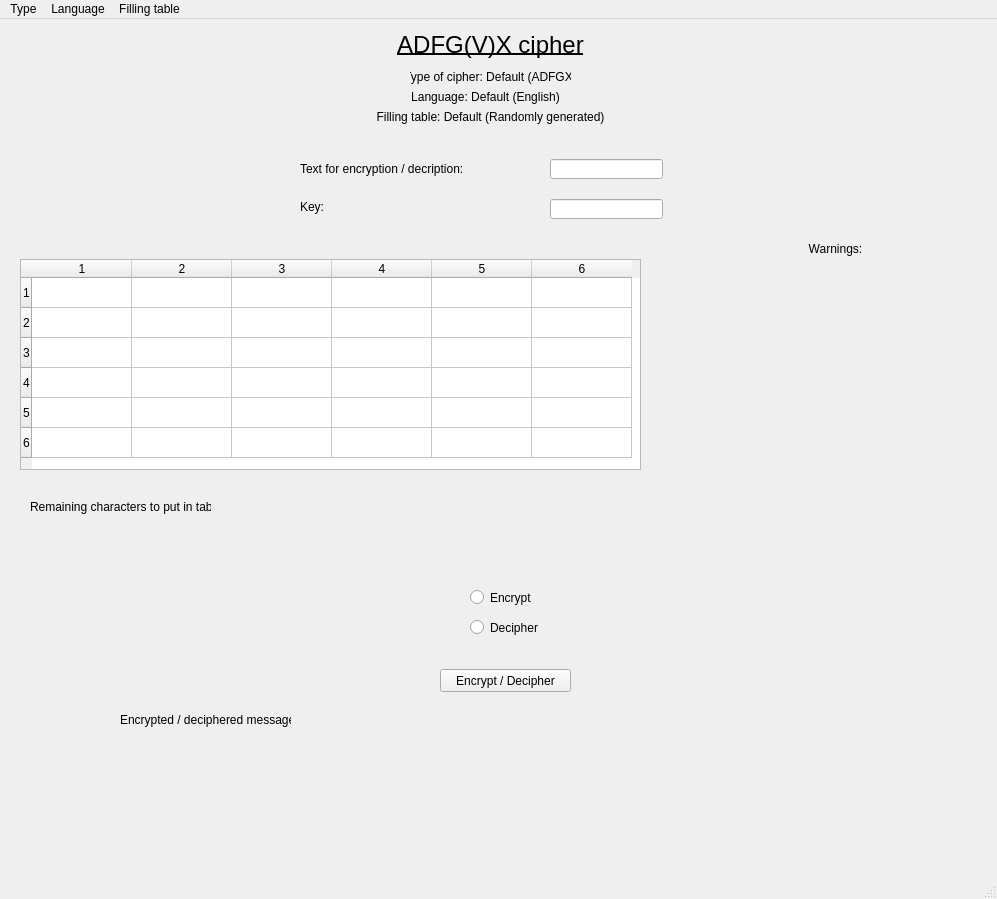
<?xml version="1.0" encoding="UTF-8"?>
<ui version="4.0">
 <class>MainWindow</class>
 <widget class="QMainWindow" name="MainWindow">
  <property name="geometry">
   <rect>
    <x>0</x>
    <y>0</y>
    <width>997</width>
    <height>899</height>
   </rect>
  </property>
  <property name="windowTitle">
   <string>MainWindow</string>
  </property>
  <widget class="QWidget" name="centralwidget">
   <widget class="QLabel" name="title">
    <property name="geometry">
     <rect>
      <x>390</x>
      <y>0</y>
      <width>201</width>
      <height>51</height>
     </rect>
    </property>
    <property name="font">
     <font>
      <pointsize>18</pointsize>
      <underline>true</underline>
     </font>
    </property>
    <property name="text">
     <string>ADFG(V)X cipher</string>
    </property>
    <property name="alignment">
     <set>Qt::AlignCenter</set>
    </property>
   </widget>
   <widget class="QLabel" name="label">
    <property name="geometry">
     <rect>
      <x>300</x>
      <y>140</y>
      <width>181</width>
      <height>20</height>
     </rect>
    </property>
    <property name="text">
     <string>Text for encryption / decription:</string>
    </property>
   </widget>
   <widget class="QLabel" name="label_2">
    <property name="geometry">
     <rect>
      <x>300</x>
      <y>180</y>
      <width>91</width>
      <height>16</height>
     </rect>
    </property>
    <property name="text">
     <string>Key:</string>
    </property>
   </widget>
   <widget class="QLineEdit" name="messageInput">
    <property name="geometry">
     <rect>
      <x>550</x>
      <y>140</y>
      <width>113</width>
      <height>20</height>
     </rect>
    </property>
   </widget>
   <widget class="QLineEdit" name="keyInput">
    <property name="geometry">
     <rect>
      <x>550</x>
      <y>180</y>
      <width>113</width>
      <height>20</height>
     </rect>
    </property>
   </widget>
   <widget class="QTableWidget" name="tableWidget">
    <property name="geometry">
     <rect>
      <x>20</x>
      <y>240</y>
      <width>621</width>
      <height>211</height>
     </rect>
    </property>
    <property name="rowCount">
     <number>6</number>
    </property>
    <property name="columnCount">
     <number>6</number>
    </property>
    <row/>
    <row/>
    <row/>
    <row/>
    <row/>
    <row/>
    <column/>
    <column/>
    <column/>
    <column/>
    <column/>
    <column/>
   </widget>
   <widget class="QLabel" name="label_3">
    <property name="geometry">
     <rect>
      <x>120</x>
      <y>690</y>
      <width>171</width>
      <height>21</height>
     </rect>
    </property>
    <property name="text">
     <string>Encrypted / deciphered message:</string>
    </property>
   </widget>
   <widget class="QLabel" name="cipherResult">
    <property name="geometry">
     <rect>
      <x>310</x>
      <y>690</y>
      <width>611</width>
      <height>111</height>
     </rect>
    </property>
    <property name="text">
     <string/>
    </property>
    <property name="alignment">
     <set>Qt::AlignHCenter|Qt::AlignTop</set>
    </property>
   </widget>
   <widget class="QLabel" name="language_label">
    <property name="geometry">
     <rect>
      <x>410</x>
      <y>70</y>
      <width>151</width>
      <height>16</height>
     </rect>
    </property>
    <property name="text">
     <string>Language: Default (English)</string>
    </property>
    <property name="alignment">
     <set>Qt::AlignCenter</set>
    </property>
   </widget>
   <widget class="QLabel" name="type_label">
    <property name="geometry">
     <rect>
      <x>410</x>
      <y>50</y>
      <width>161</width>
      <height>16</height>
     </rect>
    </property>
    <property name="text">
     <string>Type of cipher: Default (ADFGX)</string>
    </property>
    <property name="alignment">
     <set>Qt::AlignCenter</set>
    </property>
   </widget>
   <widget class="QPushButton" name="enc_dec_btn">
    <property name="geometry">
     <rect>
      <x>440</x>
      <y>650</y>
      <width>131</width>
      <height>23</height>
     </rect>
    </property>
    <property name="text">
     <string>Encrypt / Decipher</string>
    </property>
   </widget>
   <widget class="QLabel" name="warnings">
    <property name="geometry">
     <rect>
      <x>650</x>
      <y>250</y>
      <width>331</width>
      <height>161</height>
     </rect>
    </property>
    <property name="text">
     <string/>
    </property>
    <property name="alignment">
     <set>Qt::AlignHCenter|Qt::AlignTop</set>
    </property>
   </widget>
   <widget class="QLabel" name="fillingTable_label">
    <property name="geometry">
     <rect>
      <x>370</x>
      <y>90</y>
      <width>241</width>
      <height>16</height>
     </rect>
    </property>
    <property name="text">
     <string>Filling table: Default (Randomly generated)</string>
    </property>
    <property name="alignment">
     <set>Qt::AlignCenter</set>
    </property>
   </widget>
   <widget class="QLabel" name="label_6">
    <property name="geometry">
     <rect>
      <x>800</x>
      <y>220</y>
      <width>71</width>
      <height>20</height>
     </rect>
    </property>
    <property name="text">
     <string>Warnings:</string>
    </property>
    <property name="alignment">
     <set>Qt::AlignCenter</set>
    </property>
   </widget>
   <widget class="QRadioButton" name="rb_encrypt">
    <property name="geometry">
     <rect>
      <x>470</x>
      <y>570</y>
      <width>82</width>
      <height>17</height>
     </rect>
    </property>
    <property name="text">
     <string>Encrypt</string>
    </property>
   </widget>
   <widget class="QRadioButton" name="rb_decipher">
    <property name="geometry">
     <rect>
      <x>470</x>
      <y>600</y>
      <width>82</width>
      <height>17</height>
     </rect>
    </property>
    <property name="text">
     <string>Decipher</string>
    </property>
   </widget>
   <widget class="QLabel" name="label_4">
    <property name="geometry">
     <rect>
      <x>30</x>
      <y>480</y>
      <width>181</width>
      <height>16</height>
     </rect>
    </property>
    <property name="text">
     <string>Remaining characters to put in table:</string>
    </property>
   </widget>
   <widget class="QLabel" name="remaining">
    <property name="geometry">
     <rect>
      <x>230</x>
      <y>480</y>
      <width>751</width>
      <height>16</height>
     </rect>
    </property>
    <property name="text">
     <string/>
    </property>
    <property name="alignment">
     <set>Qt::AlignLeading|Qt::AlignLeft|Qt::AlignVCenter</set>
    </property>
   </widget>
  </widget>
  <widget class="QMenuBar" name="menubar">
   <property name="geometry">
    <rect>
     <x>0</x>
     <y>0</y>
     <width>997</width>
     <height>21</height>
    </rect>
   </property>
   <widget class="QMenu" name="menuLanguage">
    <property name="title">
     <string>Type</string>
    </property>
    <addaction name="ADFGX"/>
    <addaction name="ADFGVX"/>
   </widget>
   <widget class="QMenu" name="menuLanguage_2">
    <property name="title">
     <string>Language</string>
    </property>
    <addaction name="ENG"/>
    <addaction name="CZE"/>
   </widget>
   <widget class="QMenu" name="menuFilling_table">
    <property name="title">
     <string>Filling table</string>
    </property>
    <addaction name="generate"/>
    <addaction name="user"/>
   </widget>
   <addaction name="menuLanguage"/>
   <addaction name="menuLanguage_2"/>
   <addaction name="menuFilling_table"/>
  </widget>
  <widget class="QStatusBar" name="statusbar"/>
  <action name="ADFGX">
   <property name="text">
    <string>ADFGX</string>
   </property>
  </action>
  <action name="ADFGVX">
   <property name="text">
    <string>ADFGVX</string>
   </property>
  </action>
  <action name="ENG">
   <property name="text">
    <string>English</string>
   </property>
  </action>
  <action name="CZE">
   <property name="text">
    <string>Czech</string>
   </property>
  </action>
  <action name="generate">
   <property name="text">
    <string>Randomly generate</string>
   </property>
  </action>
  <action name="user">
   <property name="text">
    <string>By user</string>
   </property>
  </action>
 </widget>
 <resources/>
 <connections/>
</ui>
